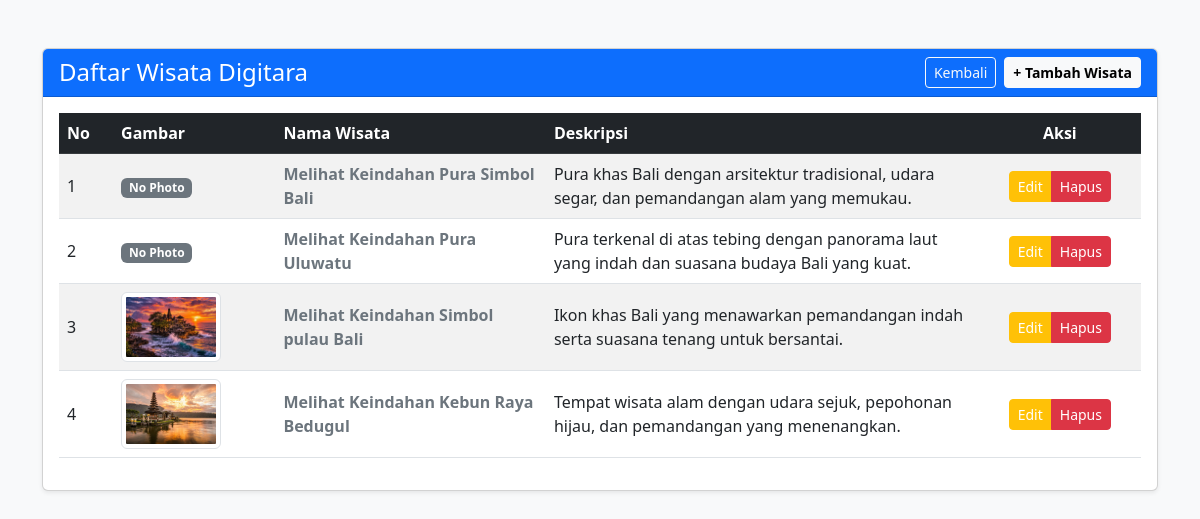
/pages/kelola_objekwisata.php, run on the app's committed database.
### tables this page shows
CREATE TABLE `objek_wisata` (
  `id_objek_wisata` int(10) NOT NULL,
  `title_objek_wisata` varchar(255) NOT NULL,
  `deskripsi_objek_wisata` text NOT NULL,
  `img_objek_wisata` varchar(255) NOT NULL
);

### pages/kelola_objekwisata.php (the view, shortened to what this page needs)
<?php
$host = "localhost";
$dbname = "digitara";
$username = "root";
$password = "";
$conn = mysqli_connect($host, $username, $password, $dbname);
$aksi = isset($_GET['aksi']) ? $_GET['aksi'] : '';
$id   = isset($_GET['id']) ? intval($_GET['id']) : 0;
?>
<!DOCTYPE html>
<html lang="id">
<head>
    <link href="https://cdn.jsdelivr.net/npm/bootstrap@5.3.0/dist/css/bootstrap.min.css" rel="stylesheet">
</head>
<body class="bg-light">
<div class="container mt-5 mb-5">
    <?php if ($aksi == 'tambah'): ?>
        <div class="card shadow-sm mx-auto" style="max-width: 700px;">
            <div class="card-header bg-success text-white">
                <h5 class="mb-0">Form Tambah Objek Wisata</h5>
            </div>
            <div class="card-body">
                <form action="<?= $_SERVER['PHP_SELF']; ?>" method="POST" enctype="multipart/form-data">
                    <div class="mb-3">
                        <label class="form-label fw-bold">Nama Objek Wisata</label>
                        <input type="text" name="title_objek_wisata" class="form-control" required placeholder="Contoh: Pantai Pandawa">
                    </div>
                    <div class="mb-3">
                        <label class="form-label fw-bold">Deskripsi</label>
                        <textarea name="deskripsi_objek_wisata" class="form-control" rows="5" required placeholder="Tuliskan cerita menarik atau informasi tempat ini..."></textarea>
                    </div>
                    <div class="mb-3">
                        <label class="form-label fw-bold">Gambar Wisata</label>
                        <input type="file" name="img_objek_wisata" class="form-control" accept="image/*" required>
                    </div>
                    <div class="mt-4">
                        <button type="submit" name="simpan" class="btn btn-success">Simpan Wisata</button>
                        <a href="<?= $_SERVER['PHP_SELF']; ?>" class="btn btn-secondary">Batal</a>
                    </div>
                </form>
            </div>
        </div>
    <?php else: ?>
        <div class="card shadow-sm">
        <div class="card-header bg-primary text-white d-flex justify-content-between align-items-center">
            <h4 class="mb-0">Daftar Wisata Digitara</h4>
            <div class="d-flex gap-2">
                <a href="index.php" class="btn btn-outline-light btn-sm">Kembali</a>
                <a href="<?= $_SERVER['PHP_SELF']; ?>?aksi=tambah" class="btn btn-light btn-sm fw-bold">+ Tambah Wisata</a>
            </div>
        </div>
            <div class="card-body">
                <div class="table-responsive">
                    <table class="table table-striped table-hover align-middle">
                        <thead class="table-dark">
                            <tr>
                                <th width="5%">No</th>
                                <th width="15%">Gambar</th>
                                <th width="25%">Nama Wisata</th>
                                <th width="40%">Deskripsi</th>
                                <th width="15%" class="text-center">Aksi</th>
                            </tr>
                        </thead>
                        <tbody>
                            <?php
                            $no = 1;
                            $query = mysqli_query($conn, "SELECT * FROM objek_wisata ORDER BY id_objek_wisata DESC");
                            if (mysqli_num_rows($query) > 0) {
                                while ($row = mysqli_fetch_assoc($query)) {
                            ?>
                            <tr>
                                <td><?= $no++; ?></td>
                                <td>
                                    <?php if($row['img_objek_wisata'] != "" && file_exists("img/".$row['img_objek_wisata'])): ?>
                                        <img src="img/<?= $row['img_objek_wisata']; ?>" class="img-thumbnail" style="width: 100px; height: 70px; object-fit: cover;">
                                    <?php else: ?>
                                        <span class="badge bg-secondary">No Photo</span>
                                    <?php endif; ?>
                                </td>
                                <td class="fw-bold text-secondary"><?= htmlspecialchars($row['title_objek_wisata']); ?></td>
                                <td>
                                    <?= (strlen($row['deskripsi_objek_wisata']) > 120) ? htmlspecialchars(substr($row['deskripsi_objek_wisata'], 0, 120)) . '...' : htmlspecialchars($row['deskripsi_objek_wisata']); ?>
                                </td>
                                <td class="text-center">
                                    <div class="btn-group" role="group">
                                        <a href="<?= $_SERVER['PHP_SELF']; ?>?aksi=ubah&id=<?= $row['id_objek_wisata']; ?>" class="btn btn-warning btn-sm text-white">Edit</a>
                                        <a href="<?= $_SERVER['PHP_SELF']; ?>?aksi=hapus&id=<?= $row['id_objek_wisata']; ?>" class="btn btn-danger btn-sm" onclick="return confirm('Hapus permanen objek wisata ini?')">Hapus</a>
                                    </div>
                                </td>
                            </tr>
                            <?php
                                }
                            } else {
                                echo "<tr><td colspan='5' class='text-center text-muted py-4'>Belum ada data objek wisata yang terdaftar.</td></tr>";
                            }
                            ?>
                        </tbody>
                    </table>
                </div>
            </div>
        </div>
    <?php endif; ?>
</div>
</body>
</html>

### data on the page
objek_wisata: img_objek_wisata "No Photo", title_objek_wisata "Melihat Keindahan Pura Simbol Bali", deskripsi_objek_wisata "Pura khas Bali dengan arsitektur tradisional, udara segar, dan pemandangan alam yang memukau."
objek_wisata: img_objek_wisata "No Photo", title_objek_wisata "Melihat Keindahan Pura Uluwatu", deskripsi_objek_wisata "Pura terkenal di atas tebing dengan panorama laut yang indah dan suasana budaya Bali yang kuat."
objek_wisata: img_objek_wisata (picture), title_objek_wisata "Melihat Keindahan Simbol pulau Bali", deskripsi_objek_wisata "Ikon khas Bali yang menawarkan pemandangan indah serta suasana tenang untuk bersantai."
objek_wisata: img_objek_wisata (picture), title_objek_wisata "Melihat Keindahan Kebun Raya Bedugul", deskripsi_objek_wisata "Tempat wisata alam dengan udara sejuk, pepohonan hijau, dan pemandangan yang menenangkan."
